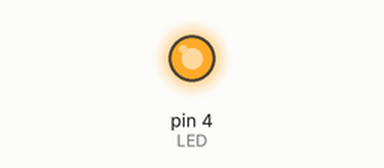
Recording of a sketch running on a simulated Arduino Uno, built with avr-gcc and run on an emulated ATmega328P. Parts: output pins drawn as LEDs (lit = HIGH).

Above: at 0.1 s.
At 7.3 s:
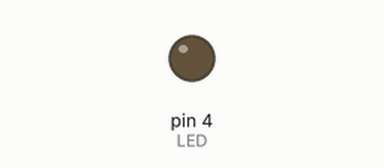
Timing chart, 0 to 8.8 s (numbered marks = the images above):
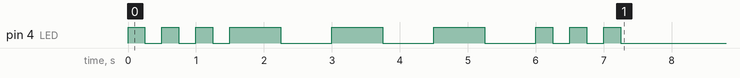

The sketch:

sos.ino
```cpp
#define LED 4
#define SHORT_DELAY 250
#define LONG_DELAY 750

void blink(uint16_t time)
{
	digitalWrite(LED, HIGH);
	delay(time);
	digitalWrite(LED, LOW);
	delay(time);
}

void short_blink()
{
	for(uint8_t i = 0; i < 3; i++) {
		blink(SHORT_DELAY);
	}
}

void long_blink()
{
	for(uint8_t i = 0; i < 3; i++) {
		blink(LONG_DELAY);
	}
}

void setup()
{
	pinMode(LED, OUTPUT);

	short_blink();
	long_blink();
	short_blink();
}

void loop() {}
```
